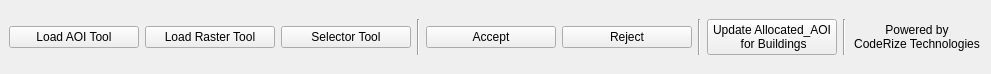
<?xml version="1.0" encoding="UTF-8"?>
<ui version="4.0">
 <class>CodeRizeQCPluginDockWidgetBase</class>
 <widget class="QDockWidget" name="CodeRizeQCPluginDockWidgetBase">
  <property name="geometry">
   <rect>
    <x>0</x>
    <y>0</y>
    <width>991</width>
    <height>74</height>
   </rect>
  </property>
  <property name="windowTitle">
   <string>CodeRize QC Plugin</string>
  </property>
  <widget class="QWidget" name="dockWidgetContents">
   <layout class="QGridLayout" name="gridLayout">
    <item row="0" column="0">
     <widget class="QPushButton" name="btn_load_aoi_tool">
      <property name="text">
       <string>Load AOI Tool</string>
      </property>
     </widget>
    </item>
    <item row="0" column="9">
     <widget class="QLabel" name="label_2">
      <property name="text">
       <string>Powered by 
CodeRize Technologies</string>
      </property>
      <property name="alignment">
       <set>Qt::AlignCenter</set>
      </property>
     </widget>
    </item>
    <item row="0" column="3">
     <widget class="Line" name="line">
      <property name="orientation">
       <enum>Qt::Vertical</enum>
      </property>
     </widget>
    </item>
    <item row="0" column="7">
     <widget class="QPushButton" name="btn_update_allocated_aoi">
      <property name="text">
       <string>Update Allocated_AOI 
 for Buildings</string>
      </property>
     </widget>
    </item>
    <item row="0" column="4">
     <widget class="QPushButton" name="btn_accept">
      <property name="text">
       <string>Accept</string>
      </property>
     </widget>
    </item>
    <item row="0" column="8">
     <widget class="Line" name="line_3">
      <property name="orientation">
       <enum>Qt::Vertical</enum>
      </property>
     </widget>
    </item>
    <item row="0" column="2">
     <widget class="QPushButton" name="btn_selector_tool">
      <property name="text">
       <string>Selector Tool</string>
      </property>
     </widget>
    </item>
    <item row="0" column="1">
     <widget class="QPushButton" name="btn_raster_tool">
      <property name="text">
       <string>Load Raster Tool</string>
      </property>
     </widget>
    </item>
    <item row="0" column="5">
     <widget class="QPushButton" name="btn_reject">
      <property name="text">
       <string>Reject</string>
      </property>
     </widget>
    </item>
    <item row="0" column="6">
     <widget class="Line" name="line_2">
      <property name="orientation">
       <enum>Qt::Vertical</enum>
      </property>
     </widget>
    </item>
   </layout>
  </widget>
 </widget>
 <resources/>
 <connections/>
</ui>
